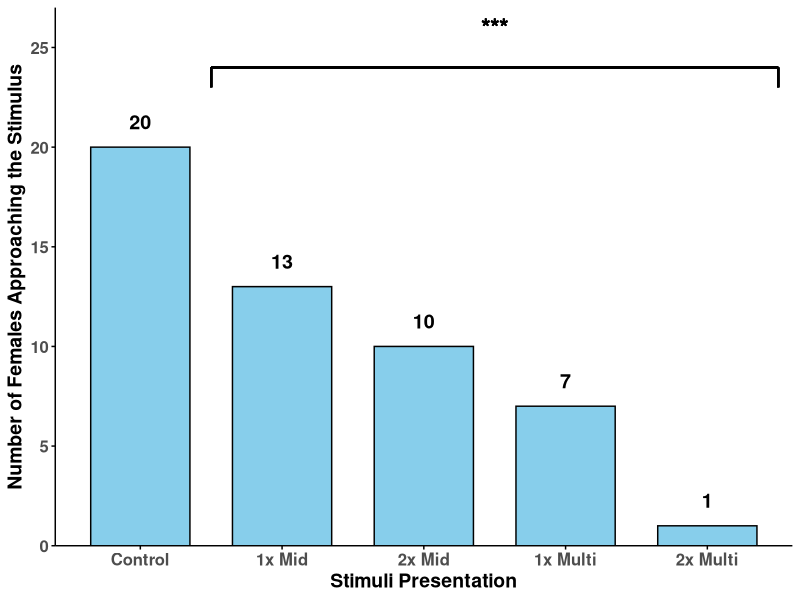

This chart was generated by the following R code:
# Load the necessary packages
library(tidyverse)
library(ggplot2)
library(dplyr)
library(RColorBrewer)
library(ggpubr)

# Create the data frame
data <- data.frame(
  Test = c("Control", 
           "1x Mid", 
           "2x Mid", 
           "1x Multi", 
           "2x Multi"),
  Response = c(20, 13, 10, 7, 1)
)

# Calculate the proportion of successes in the Control group
control_proportion <- data$Response[data$Test == "Control"] / 20

# Perform pairwise binomial tests between Control and other groups
pairwise_results <- data %>%
  filter(Test != "Control") %>%
  mutate(
    p_value = sapply(Test, function(group) {
      # Ensure valid group-specific response exists
      test_response <- data$Response[data$Test == group]
      if (length(test_response) == 0) {
        return(NA) # Avoid errors if no matching group
      }
      binom.test(
        x = test_response,  # Successes in the test group
        n = 20,             # Total trials in the test group
        p = control_proportion # Proportion of successes in Control
      )$p.value
    }),
    significance = case_when(
      p_value < 0.001 ~ "***",  # Highly significant
      p_value < 0.01 ~ "**",    # Significant
      p_value < 0.05 ~ "*",     # Marginally significant
      TRUE ~ "ns"               # Not significant
    )
  )

# Print pairwise results for verification
print(pairwise_results)

# Ensure the correct order of bars (Control first)
data$Test <- factor(data$Test, levels = c("Control", "1x Mid", "2x Mid", "1x Multi", "2x Multi"))

# Melt the data into a long format for ggplot2
plot_data <- data %>%
  gather(key = "Response_Type", value = "Count", -Test) %>%
  filter(!is.na(Count))

# Ensure the order of Test levels is consistent
plot_data$Test <- factor(plot_data$Test, levels = c(
  "Control", 
  "1x Mid", 
  "2x Mid", 
  "1x Multi", 
  "2x Multi"
))

# Define a 6-color blind-friendly palette
color_palette <- brewer.pal(6, "Set3")


# Plot with grouped significance for 1x Mid, 2x Mid, 1x Multi, 2x Multi vs Control
p <- ggplot(data, aes(x = Test, y = Response)) +
  geom_bar(stat = "identity", fill = "skyblue", color = "black", width = 0.7) +
  geom_text(aes(label = Response), vjust = -1.2, size = 5, fontface = "bold") + # Add response counts
  scale_y_continuous(limits = c(0, 27), expand = c(0, 0)) + # Adjust y-axis limits for the segment
  labs(
    x = "Stimuli Presentation",
    y = "Number of Females Approaching the Stimulus"
  ) +
  theme_minimal() +
  theme(
    plot.title = element_text(hjust = 0.5, size = 16, face = "bold"),
    plot.subtitle = element_text(hjust = 0.5, size = 12, face = "italic"),
    axis.title.x = element_text(size = 14, face = "bold"),
    axis.title.y = element_text(size = 14, face = "bold"),
    axis.text.x = element_text(size = 12, face = "bold"),
    axis.text.y = element_text(size = 12, face = "bold"),
    panel.grid.major = element_blank(),
    panel.grid.minor = element_blank(),
    axis.line.x = element_line(color = "black"),
    axis.line.y = element_line(color = "black"),
    axis.ticks = element_line(color = "black"),
    legend.position = "none"
  ) +
  # Add a curly bracket for the grouped bars (1x Mid, 2x Mid, 1x Multi, 2x Multi)
  geom_segment(aes(x = 1.5, xend = 5.5, y = 24, yend = 24), size = 0.8) + # Horizontal line for the grouped bars
  geom_segment(aes(x = 1.5, xend = 1.5, y = 24, yend = 23), size = 0.8) + # Left vertical line
  geom_segment(aes(x = 5.5, xend = 5.5, y = 24, yend = 23), size = 0.8) + # Right vertical line
  geom_text(aes(x = 3.5, y = 26, label = "***"), size = 6, fontface = "bold") # Add stars above the comparison

# Display the plot
print(p)
